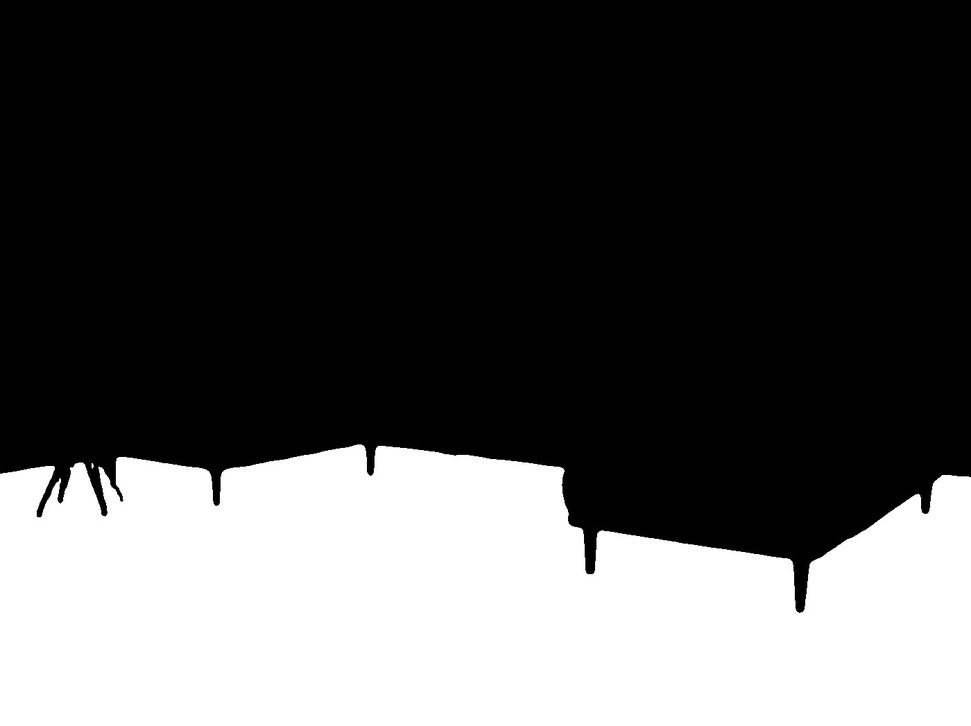
#> input picture Assignment29/input/img_floor1.jpg, 971 x 726 px, shrunk from 1400 x 1047 before the run
$ python floor.py
#> lines starting #> are read from the running program, lines starting #| are printed output that depends on the picture; after the words box and inside, x2 and y2 are one past the last pixel; in counts of white or black regions, pixels touching at a corner belong together
import cv2

editer=cv2.imread("input/img_floor1.jpg")
#> editer is the input picture: shape (726, 971, 3); min 0, max 255, mean 81.8

floor=cv2.imread("input/img_floor2.jpg")
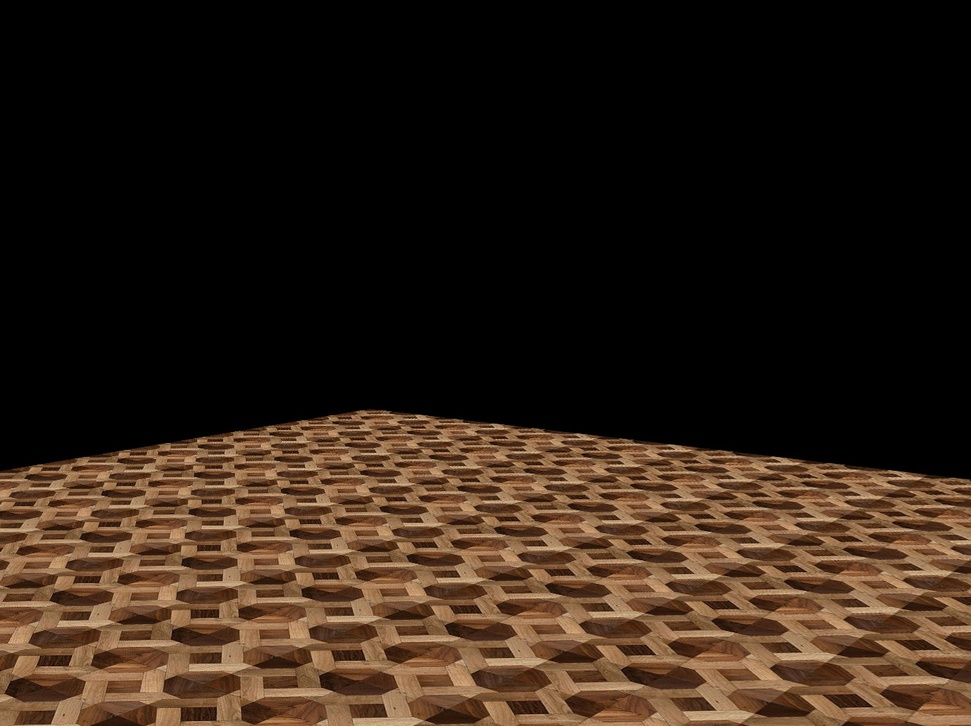
#> input picture Assignment29/input/img_floor2.jpg, 971 x 726 px, shrunk from 1400 x 1047 before the run
#> floor is the input picture: shape (726, 971, 3); mean B, G, R 22.3, 33.4, 47.7

home=cv2.imread("input/img_floor3.jpg")
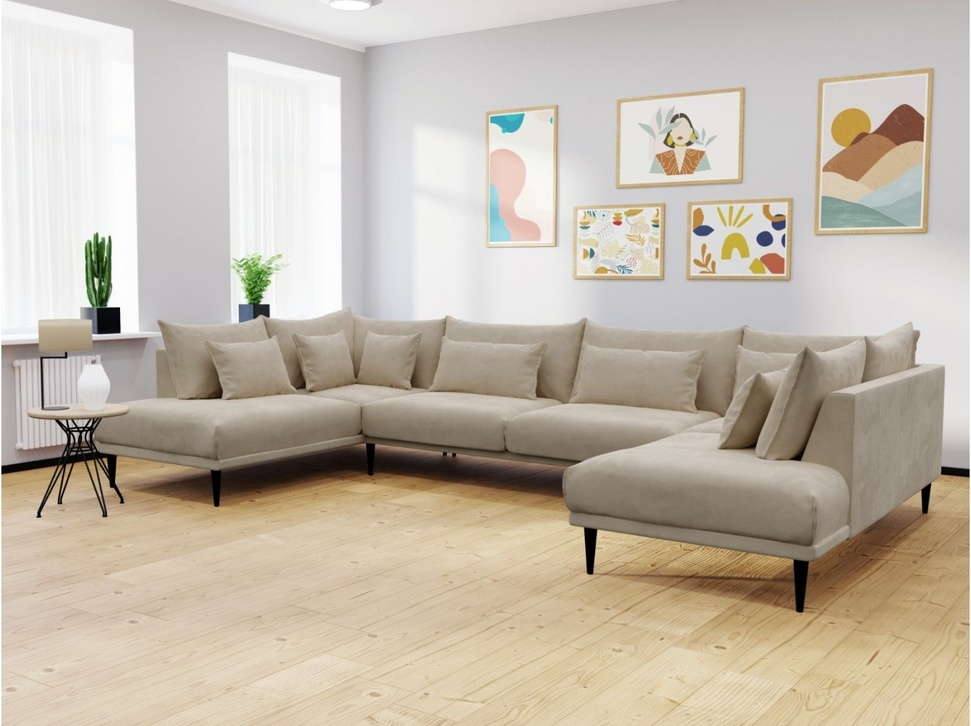
#> input picture Assignment29/input/img_floor3.jpg, 971 x 726 px, shrunk from 1400 x 1047 before the run
#> home is the input picture: shape (726, 971, 3); mean B, G, R 170.4, 185, 195.2
editer_2=editer
editer_1=editer
_,editer_1=cv2.threshold(editer_1,100,255,cv2.THRESH_BINARY)
#> editer_1: shape (726, 971, 3); 32.1% white; 2 white regions (1 under 20 px), largest, box (x1, y1, x2, y2) and area: (0, 444, 971, 726) 226252
editer_1=editer//255
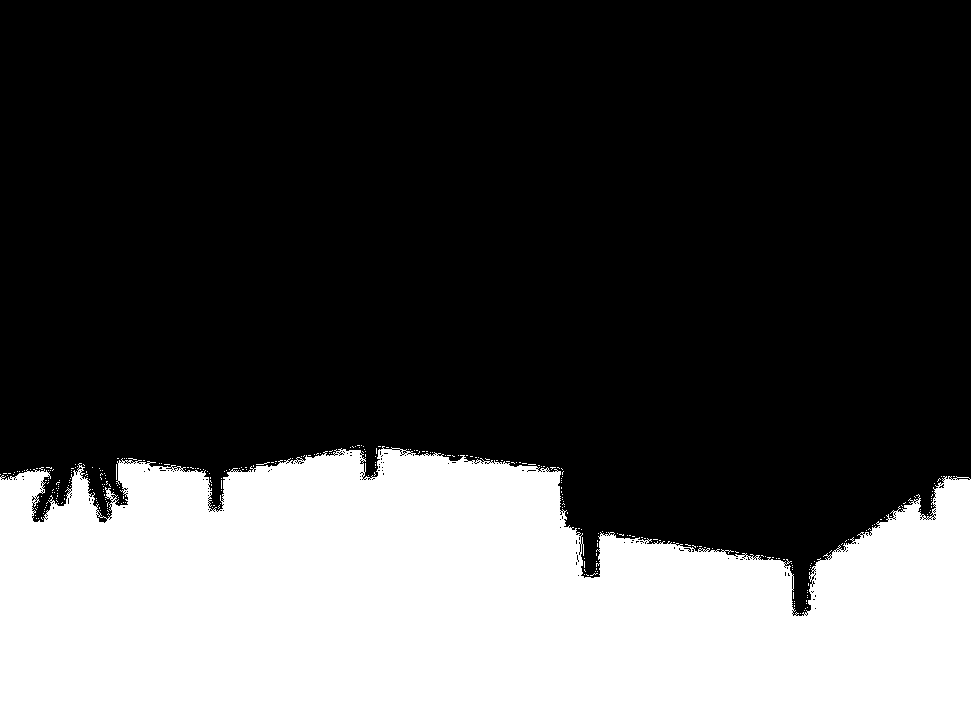
#> editer_1: shape (726, 971, 3); values 0 (black) and 1 (white), 31.3% white; 321 white regions (320 under 20 px), largest, box (x1, y1, x2, y2) and area: (0, 446, 971, 726) 219836
new_floor=editer_1*floor

_,editer_2=cv2.threshold(editer_2,100,255,cv2.THRESH_BINARY_INV)
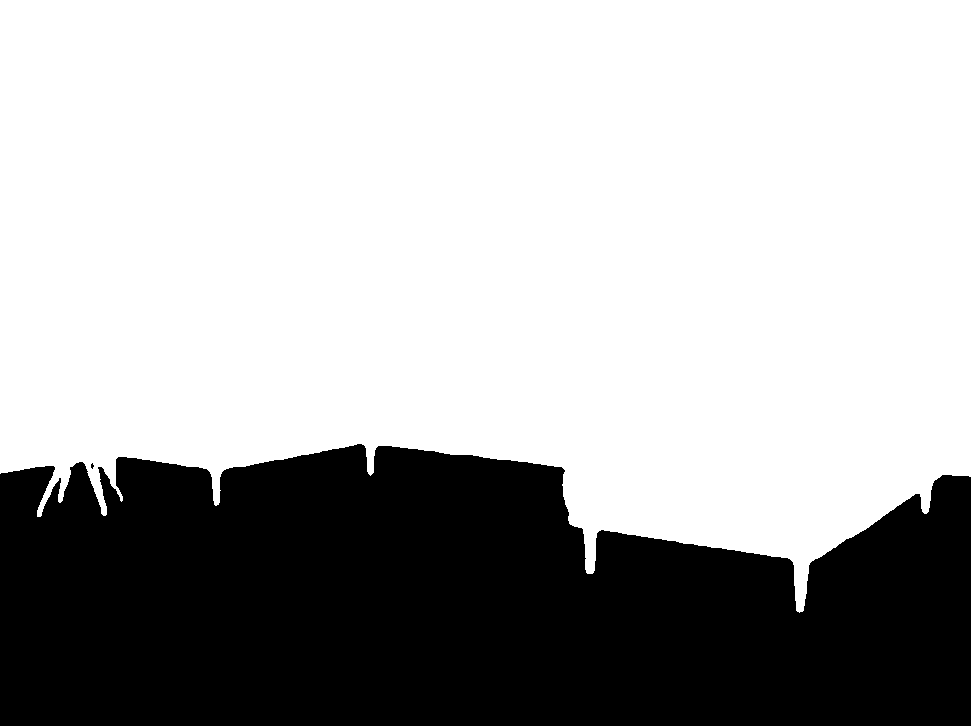
#> editer_2: shape (726, 971, 3); 67.9% white; 2 black regions (1 under 20 px), largest, box (x1, y1, x2, y2) and area: (0, 444, 971, 726) 226252
editer_2//=255
new_home=editer_2*home
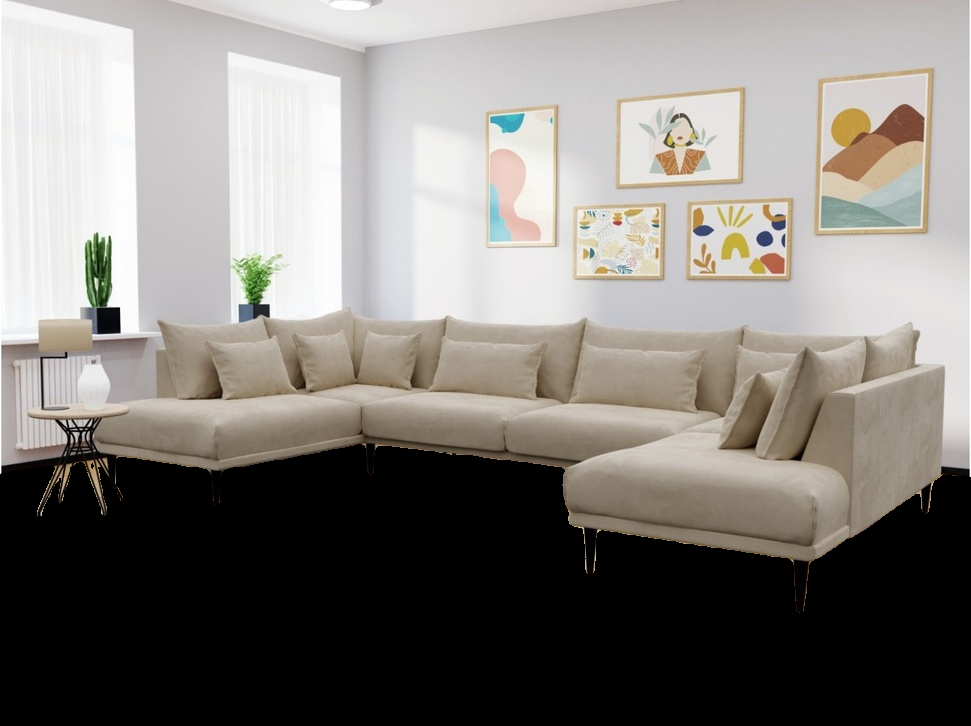
#> new_home: shape (726, 971, 3); mean B, G, R 123.2, 127.9, 131.5

result=cv2.add(new_home,new_floor)
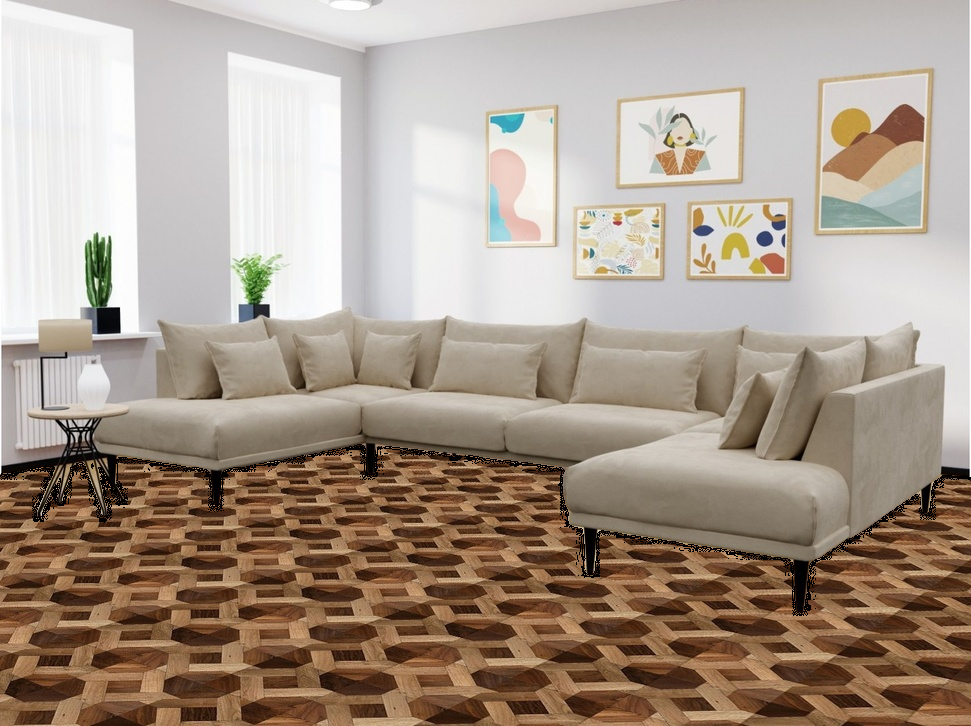
#> result: shape (726, 971, 3); mean B, G, R 141, 154.7, 169.8

cv2.imwrite("output/NEW_HOME.jpg",result)
